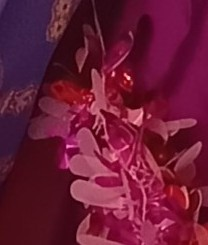
#> input picture testPh.jpg, 208 x 245 px
$ python rotation.py
#> lines starting #> are read from the running program, lines starting #| are printed output that depends on the picture
import  cv2

img = cv2.imread('testPh.jpg')
#> img is the input picture: shape (245, 208, 3); mean B, G, R 53.9, 26.6, 106.2

h= img.shape[0]
#> h = 245
w = img.shape[1]
#> w = 208

matrix = cv2.getRotationMatrix2D((h/2,w/2),15,1) #  this module is used to genereate the rotation matrix

translated = cv2.warpAffine(img,matrix,(h,w))# this module is used to apply the matrix
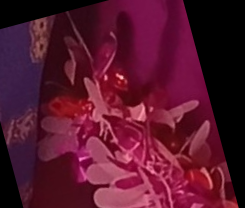
#> translated: shape (208, 245, 3); mean B, G, R 44.8, 22.2, 87.2

cv2.imshow('roation',translated)

if cv2.waitKey()==27:
#> (key Esc is pressed here)
    cv2.destroyAllWindows()
